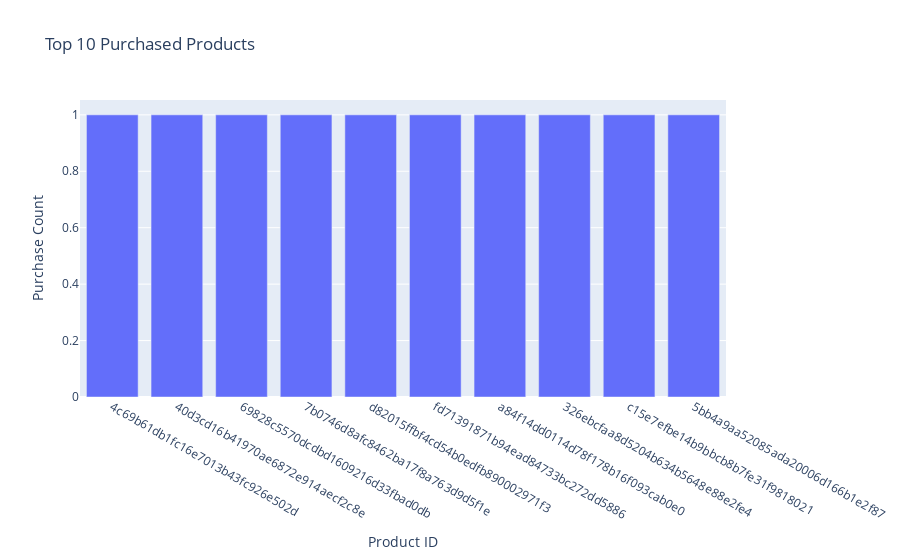
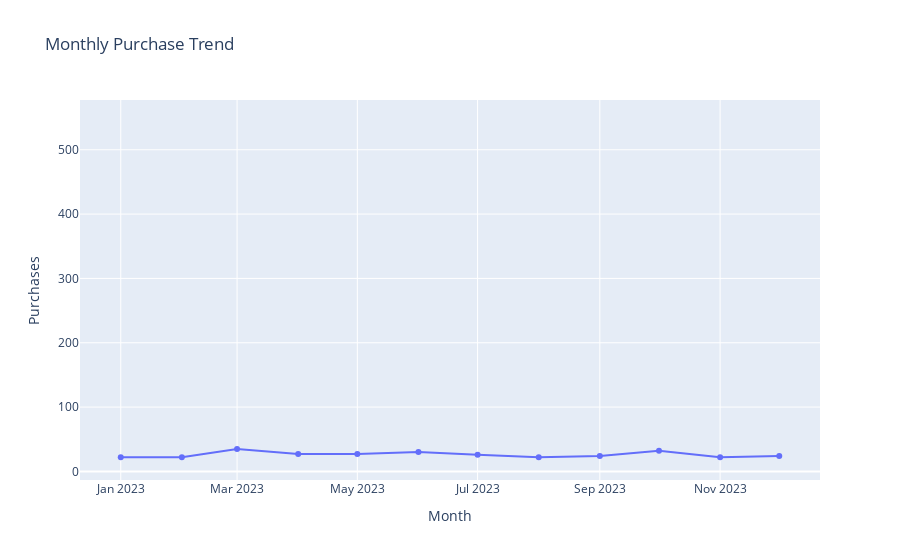

Here is the notebook cell these charts were saved with, in order:
### Markdown cell above
## 📦 Product Insights

### Code cell
# Most purchased products
product_counts = merged_df[merged_df['is_purchase'] == 1]['product id'].value_counts().nlargest(10)
fig = px.bar(x=product_counts.index, y=product_counts.values, title='Top 10 Purchased Products')
fig.update_xaxes(title='Product ID')
fig.update_yaxes(title='Purchase Count')
fig.show()

# Monthly trend
merged_df['Time stamp'] = pd.to_datetime(merged_df['Time stamp'], errors='coerce')
merged_df['Month'] = merged_df['Time stamp'].dt.to_period('M').astype(str)
monthly_trend = merged_df[merged_df['is_purchase'] == 1]['Month'].value_counts().sort_index()
fig = px.line(x=monthly_trend.index, y=monthly_trend.values, title='Monthly Purchase Trend', markers=True)
fig.update_xaxes(title='Month')
fig.update_yaxes(title='Purchases')
fig.show()

### Figure 1 — Plotly figure (JSON) as saved in the notebook; plotly's stock layout.template omitted (floating-point values rounded to 4 significant figures)
{"data": [{"hovertemplate": "x=%{x}<br>y=%{y}<extra></extra>", "legendgroup": "", "marker": {"color": "#636efa", "pattern": {"shape": ""}}, "name": "", "orientation": "v", "showlegend": false, "textposition": "auto", "type": "bar", "x": ["4c69b61db1fc16e7013b43fc926e502d", "40d3cd16b41970ae6872e914aecf2c8e", "69828c5570dcdbd1609216d33fbad0db", "7b0746d8afc8462ba17f8a763d9d5f1e", "d82015ffbf4cd54b0edfb890002971f3", "fd71391871b94ead84733bc272dd5886", "a84f14dd0114d78f178b16f093cab0e0", "326ebcfaa8d5204b634b5648e88e2fe4", "c15e7efbe14b9bbcb8b7fe31f9818021", "5bb4a9aa52085ada20006d166b1e2f87"], "xaxis": "x", "y": [1, 1, 1, 1, 1, 1, 1, 1, 1, 1], "yaxis": "y"}], "layout": {"barmode": "relative", "legend": {"tracegroupgap": 0}, "title": {"text": "Top 10 Purchased Products"}, "xaxis": {"anchor": "y", "domain": [0, 1], "title": {"text": "Product ID"}}, "yaxis": {"anchor": "x", "domain": [0, 1], "title": {"text": "Purchase Count"}}}}

### Figure 2 — Plotly figure (JSON) as saved in the notebook; plotly's stock layout.template omitted (floating-point values rounded to 4 significant figures)
{"data": [{"hovertemplate": "x=%{x}<br>y=%{y}<extra></extra>", "legendgroup": "", "line": {"color": "#636efa", "dash": "solid"}, "marker": {"symbol": "circle"}, "mode": "lines+markers", "name": "", "orientation": "v", "showlegend": false, "type": "scatter", "x": ["2023-01", "2023-02", "2023-03", "2023-04", "2023-05", "2023-06", "2023-07", "2023-08", "2023-09", "2023-10", "2023-11", "2023-12", "NaT"], "xaxis": "x", "y": [22, 22, 35, 27, 27, 30, 26, 22, 24, 32, 22, 24, 542], "yaxis": "y"}], "layout": {"legend": {"tracegroupgap": 0}, "title": {"text": "Monthly Purchase Trend"}, "xaxis": {"anchor": "y", "domain": [0, 1], "title": {"text": "Month"}}, "yaxis": {"anchor": "x", "domain": [0, 1], "title": {"text": "Purchases"}}}}
